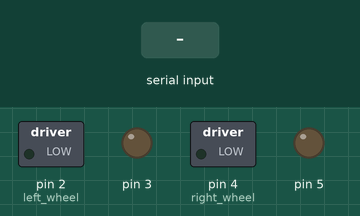
This sketch was run on a simulated Arduino Uno, built with avr-gcc and run on an emulated ATmega328P. Parts: switched loads named in the sketch (green lamp = pin HIGH), output pins drawn as LEDs (lit = HIGH). The inputs (shaded band) are chosen by the test bench.

Above: at 1.2 s.
1.3 s: "F" received over Serial
At 1.6 s:
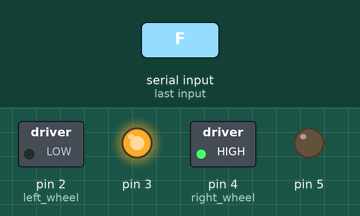
2.8 s: "B" received over Serial
At 3.9 s:
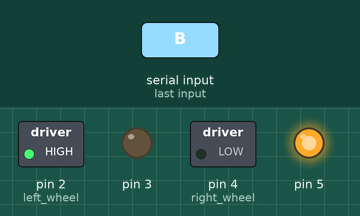
4.3 s: "R" received over Serial
At 5.1 s:
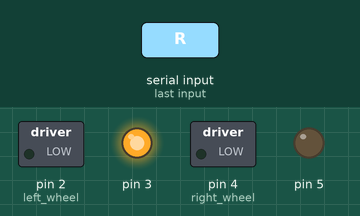
5.8 s: "L" received over Serial
At 6.2 s:
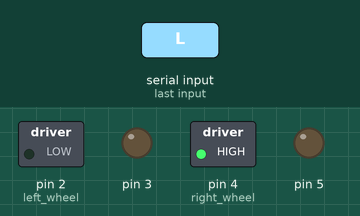
7.3 s: "S" received over Serial
At 8.6 s:
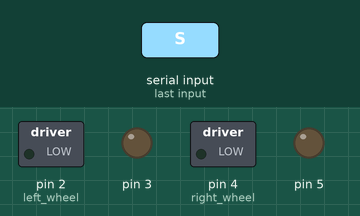
Timing chart, 0 to 9.8 s (numbered marks = the images above; inputs shaded):
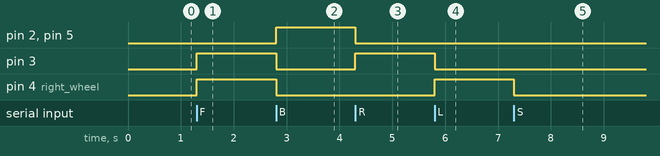

Measured:
- after the input at 1.3 s, pin 3, pin 4 (right_wheel): LOW → HIGH at once
- after the input at 2.8 s, pin 2 (left_wheel), pin 5: LOW → HIGH at once; pin 3, pin 4 (right_wheel): HIGH → LOW at once
- after the input at 4.3 s, pin 2 (left_wheel), pin 5: HIGH → LOW at once; pin 3: LOW → HIGH at once
- after the input at 5.8 s, pin 3: HIGH → LOW at once; pin 4 (right_wheel): LOW → HIGH at once
- after the input at 7.3 s, pin 4 (right_wheel): HIGH → LOW at once

The sketch:

driver_only.ino
```cpp
char val;

void setup() {
pinMode(2,OUTPUT);    //left wheel
pinMode(3,OUTPUT);
pinMode(4,OUTPUT);    //right wheel
pinMode(5,OUTPUT);
Serial.begin(9600);
}

void loop() {
if (Serial.available())
{
  val = Serial.read();
}
  if (val == 'F')
  {
    digitalWrite(2,LOW);
    digitalWrite(3,HIGH);
    digitalWrite(4,HIGH);
    digitalWrite(5,LOW);
  }

  else if (val == 'B')
  {
    digitalWrite(2,HIGH);
    digitalWrite(3,LOW);
    digitalWrite(4,LOW);
    digitalWrite(5,HIGH);
  }
   else if (val == 'R') //
  {
    digitalWrite(2,LOW);
    digitalWrite(3,HIGH);
    digitalWrite(4,LOW);
    digitalWrite(5,LOW);
  }

  else if (val == 'L') //
  {
    digitalWrite(2,LOW);
    digitalWrite(3,LOW);
    digitalWrite(4,HIGH);
    digitalWrite(5,LOW);
  }

  else if (val == 'S')
  {
    digitalWrite(2,LOW);
    digitalWrite(3,LOW);
    digitalWrite(4,LOW);
    digitalWrite(5,LOW);
  }

}
```
